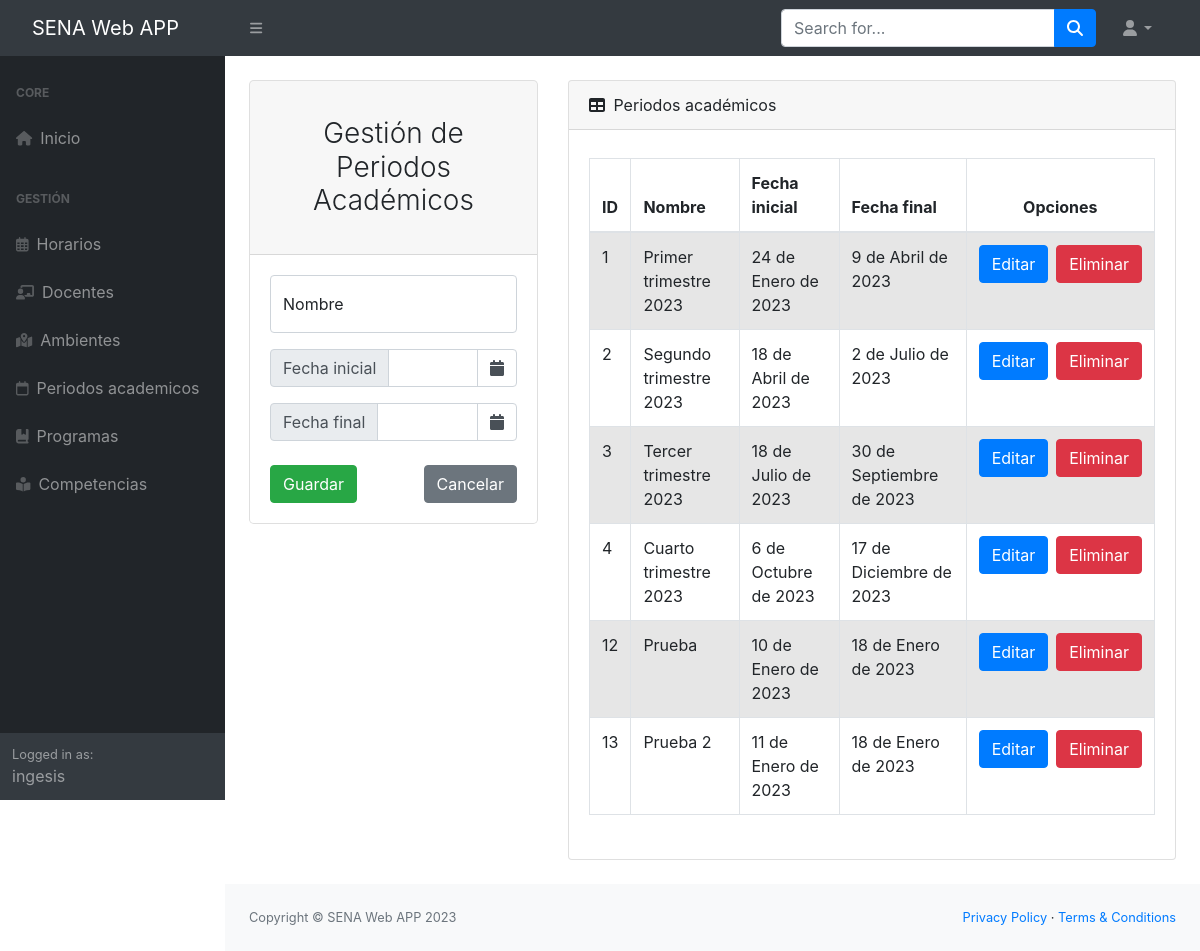
Screenshot of /app/gestionPeriodos/ (signed in) with the database file from the repository.
### Aplicaciones/Academico/models.py (models this page shows, shortened)
class PeriodoAcademico(models.Model):
    nombre = models.CharField(max_length=50)
    fecha_inicial = models.DateField()
    fecha_final = models.DateField()
    programas = models.ManyToManyField(Programa)
    class Meta:
        verbose_name = 'PeriodoAcademico'
        verbose_name_plural = 'PeriodosAcademicos'
        db_table = 'periodo_academico'

### Aplicaciones/Academico/views.py (the view)
# urls.py: path('gestionPeriodos/', login_required(views.gestionPeriodos)),
def gestionPeriodos(request):
    usuario = get_user(request)
    if usuario.is_superuser:
        periodosListados = PeriodoAcademico.objects.all()
        return render(request, "gestion-periodos.html", {"periodos": periodosListados})
    else:
        return render(request, "denegado.html")

### Aplicaciones/Academico/templates/gestion-periodos.html (shortened to what this page needs)
{% extends "./base.html" %} {% block title %} Periodos Académicos {% endblock %}
{% block body %}
<div class="container-fluid px-4">
    <div class="row">
        <div class="col-sm-12 col-md-6 col-lg-4 col-xl-4 mt-4">
            <div class="card border-1 rounded-lg">
                <div class="card-header">
                    <h3 class="text-center font-weight-light my-4">
                        Gestión de Periodos Académicos
                    </h3>
                </div>
                <div class="card-body">
                    <form action="registrarPeriodo/" method="POST">
                        <div class="form-floating mb-3">
                            <input
                                class="form-control"
                                id="txtNombre"
                                name="txtNombre"
                                type="text"
                                placeholder="Nombre" />
                            <label for="txtNombre">Nombre</label>
                        </div>
                        <div class="form-floating mb-3">
                            <div class="input-group date" id="datepicker-fi">
                                <span
                                    class="input-group-text"
                                    id="inputGroup-sizing-sm"
                                    >Fecha inicial</span
                                >
                                <input
                                    type="text"
                                    id="fechaInicial"
                                    name="fechaInicial"
                                    class="form-control"
                                    aria-label="fecha inicio"
                                    aria-describedby="basic-addon1" />
                                <span class="input-group-append">
                                    <span class="input-group-text bg-white">
                                        <i class="fa fa-calendar"></i>
                                    </span>
                                </span>
                            </div>
                        </div>
                        <div class="form-floating mb-3">
                            <div class="input-group date" id="datepicker-ff">
                                <span
                                    class="input-group-text"
                                    id="inputGroup-sizing-sm"
                                    >Fecha final</span
                                >
                                <input
                                    type="text"
                                    id="fechaFinal"
                                    name="fechaFinal"
                                    class="form-control"
                                    aria-label="fecha fin"
                                    aria-describedby="basic-addon1" />
                                <span class="input-group-append">
                                    <span class="input-group-text bg-white">
                                        <i class="fa fa-calendar"></i>
                                    </span>
                                </span>
                            </div>
                        </div>
                        <div
                            class="d-flex align-items-center justify-content-between mt-4 mb-0">
                            <button
                                type="submit"
                                class="btn btn-success text-white">
                                Guardar
                            </button>
                            <a
                                class="btn btn-secondary"
                                href="/app/gestionPeriodos/"
                                >Cancelar</a
                            >
                        </div>
                    </form>
                </div>
            </div>
        </div>
        <div class="col-sm-12 col-md-6 col-lg-8 col-xl-8 mt-4">
            <div class="card mb-4">
                <div class="card-header">
                    <i class="fas fa-table me-1"></i>
                    Periodos académicos
                </div>
                <div class="card-body">
                    <div class="table-responsive py-2">
                        <table
                            class="table table-striped table-hover table-bordered">
                            <thead class="">
                                <tr>
                                    <th class="text-left" scope="col">ID</th>
                                    <th class="text-left" scope="col">
                                        Nombre
                                    </th>
                                    <th class="text-left" scope="col">
                                        Fecha inicial
                                    </th>
                                    <th class="text-left" scope="col">
                                        Fecha final
                                    </th>
                                    <th colspan="2" class="text-center">
                                        Opciones
                                    </th>
                                </tr>
                            </thead>
                            <tbody>
                                {% for p in periodos %}
                                <tr>
                                    <td class="text-left" scope="row">
                                        {{p.id}}
                                    </td>
                                    <td class="text-left">{{p.nombre}}</td>
                                    <td class="text-left">
                                        {{p.fecha_inicial}}
                                    </td>
                                    <td class="text-left">{{p.fecha_final}}</td>
                                    <td>
                                        <div
                                            class="d-flex gap-2 justify-content-center">
                                            <a
                                                href="editarPeriodo/{{p.id}}"
                                                class="btn btn-primary"
                                                >Editar</a
                                            >
                                            <a
                                                href="eliminarPeriodo/{{p.id}}"
                                                class="btn btn-danger btnEliminar"
                                                >Eliminar</a
                                            >
                                        </div>
                                    </td>
                                </tr>
                                {% endfor %}
                            </tbody>
                        </table>
                    </div>
                </div>
            </div>
        </div>
    </div>
</div>
{% endblock %}

### Aplicaciones/Academico/templates/base.html (shortened to what this page needs)
<!DOCTYPE html>
<html lang="en">
    <head>
        {% load static %}
        <link rel="stylesheet" href="{% static '/css/style.css' %}">
        <link rel="stylesheet" href="https://cdn.jsdelivr.net/npm/bootstrap@4.5.3/dist/css/bootstrap.min.css">
        <link rel="stylesheet" href="https://cdnjs.cloudflare.com/ajax/libs/bootstrap-datepicker/1.9.0/css/bootstrap-datepicker.min.css">
        <link rel="stylesheet" href="https://cdnjs.cloudflare.com/ajax/libs/font-awesome/4.7.0/css/font-awesome.min.css">
    </head>
    <body class="sb-nav-fixed">
        <nav class="sb-topnav navbar navbar-expand navbar-dark bg-dark">
            <a class="navbar-brand ps-3" href="/">SENA Web APP</a>
            <button class="btn btn-link btn-sm order-1 order-lg-0 me-4 me-lg-0" id="sidebarToggle" href="#!"><i class="fas fa-bars"></i></button>
            <form class="d-none d-md-inline-block form-inline ms-auto me-0 me-md-3 my-2 my-md-0">
                <div class="input-group">
                    <input class="form-control" type="text" placeholder="Search for..." aria-label="Search for..." aria-describedby="btnNavbarSearch" />
                    <button class="btn btn-primary" id="btnNavbarSearch" type="button"><i class="fas fa-search"></i></button>
                </div>
            </form>
            <ul class="navbar-nav ms-auto ms-md-0 me-3 me-lg-4">
                <li class="nav-item dropdown">
                    <a class="nav-link dropdown-toggle" id="navbarDropdown" href="#" role="button" data-bs-toggle="dropdown" aria-expanded="false"><i class="fas fa-user fa-fw"></i></a>
                </li>
            </ul>
        </nav>
        <div id="layoutSidenav">
            <div id="layoutSidenav_nav">
                <nav class="sb-sidenav accordion sb-sidenav-dark" id="sidenavAccordion">
                    <div class="sb-sidenav-menu">
                        <div class="nav">
                            <div class="sb-sidenav-menu-heading">Core</div>
                            <a class="nav-link" href="/">
                                <div class="sb-nav-link-icon"><i class="fa-solid fa-house"></i></div>
                                Inicio
                            </a>
                            <div class="sb-sidenav-menu-heading">Gestión</div>
                                    <a class="nav-link" href="/app/gestionHorarios/">
                                        <div class="sb-nav-link-icon"><i class="fa-regular fa-calendar-days"></i></div>
                                        Horarios
                                    </a>
                                    <a class="nav-link" href="/app/gestionDocentes/">
                                        <div class="sb-nav-link-icon"><i class="fa-solid fa-chalkboard-user"></i></div>
                                        Docentes
                                    </a>
                                    <a class="nav-link" href="/app/gestionAmbientes/">
                                        <div class="sb-nav-link-icon"><i class="fa-solid fa-map-location-dot"></i></div>
                                        Ambientes
                                    </a>
                                    <a class="nav-link" href="/app/gestionPeriodos/">
                                        <div class="sb-nav-link-icon"><i class="fa-regular fa-calendar"></i></div>
                                        Periodos academicos
                                    </a>
                                    <a class="nav-link" href="/app/gestionProgramas/">
                                        <div class="sb-nav-link-icon"><i class="fa-solid fa-book-bookmark"></i></div>
                                        Programas
                                    </a>
                                    <a class="nav-link" href="/app/gestionCompetencias/">
                                        <div class="sb-nav-link-icon"><i class="fa-solid fa-book-open-reader"></i></div>
                                        Competencias
                                    </a>
                        </div>
                    </div>
                    <div class="sb-sidenav-footer">
                        <div class="small">Logged in as:</div>
                        {{user.username}}
                    </div>
                </nav>
            </div>
            <div id="layoutSidenav_content">
                <main>
                    {% block body %}
                    {% endblock %}
                </main>
                <footer class="py-4 bg-light mt-auto">
                    <div class="container-fluid px-4">
                        <div class="d-flex align-items-center justify-content-between small">
                            <div class="text-muted">Copyright &copy; SENA Web APP 2023</div>
                            <div>
                                <a href="#">Privacy Policy</a>
                                &middot;
                                <a href="#">Terms &amp; Conditions</a>
                            </div>
                        </div>
                    </div>
                </footer>
            </div>
        </div>
    </body>
</html>

### rows the page displays
PeriodoAcademico: id "1", nombre "Primer trimestre 2023", fecha_inicial "24 de Enero de 2023", fecha_final "9 de Abril de 2023"
PeriodoAcademico: id "2", nombre "Segundo trimestre 2023", fecha_inicial "18 de Abril de 2023", fecha_final "2 de Julio de 2023"
PeriodoAcademico: id "3", nombre "Tercer trimestre 2023", fecha_inicial "18 de Julio de 2023", fecha_final "30 de Septiembre de 2023"
PeriodoAcademico: id "4", nombre "Cuarto trimestre 2023", fecha_inicial "6 de Octubre de 2023", fecha_final "17 de Diciembre de 2023"
PeriodoAcademico: id "12", nombre "Prueba", fecha_inicial "10 de Enero de 2023", fecha_final "18 de Enero de 2023"
PeriodoAcademico: id "13", nombre "Prueba 2", fecha_inicial "11 de Enero de 2023", fecha_final "18 de Enero de 2023"

### other values shown
{{ user.username }} "ingesis"
